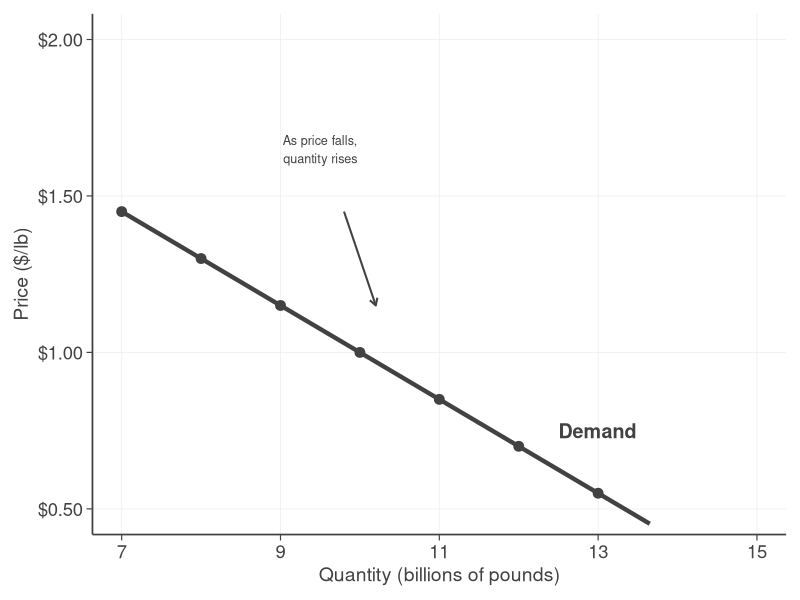
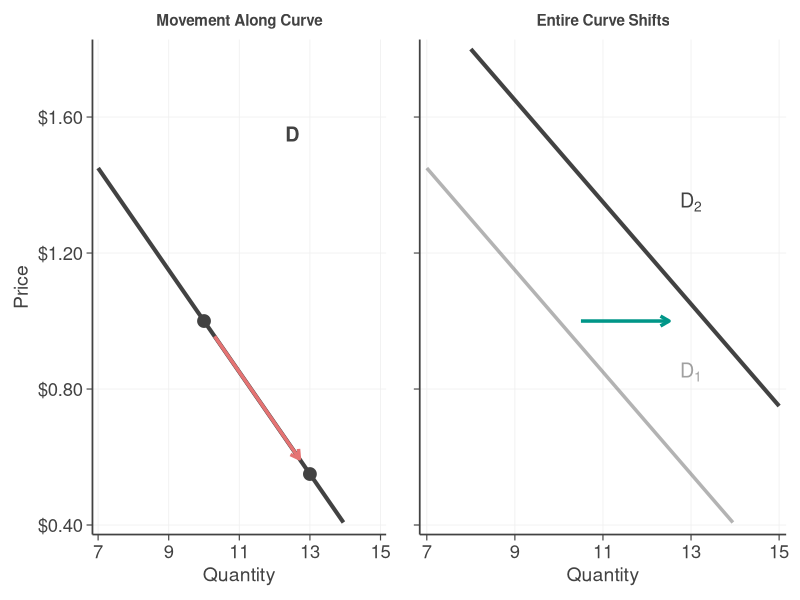
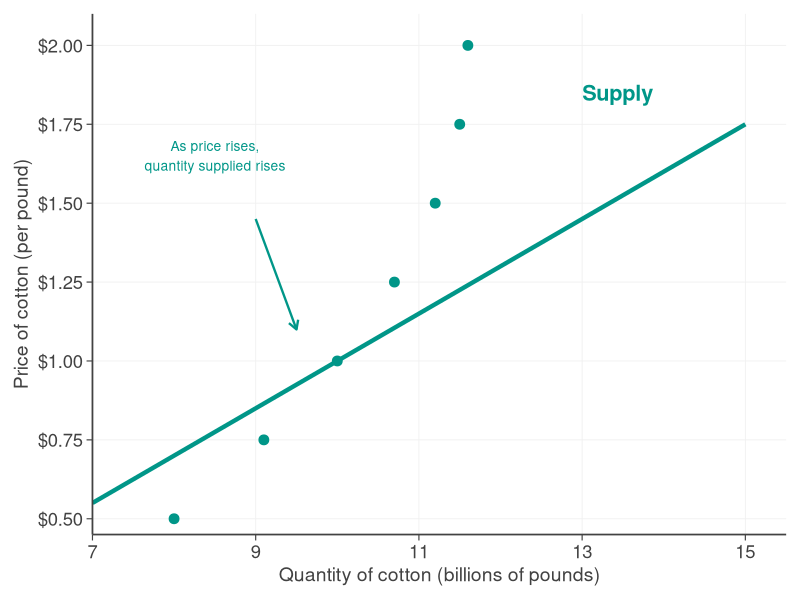
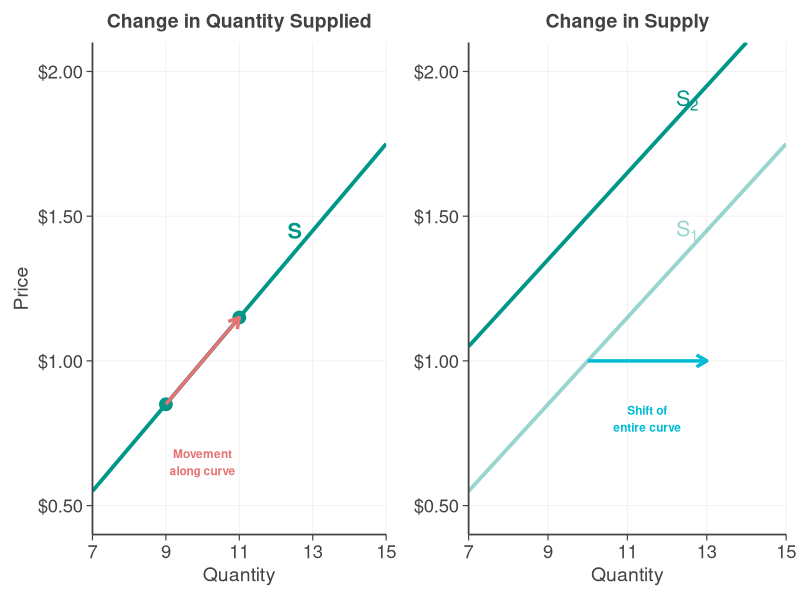
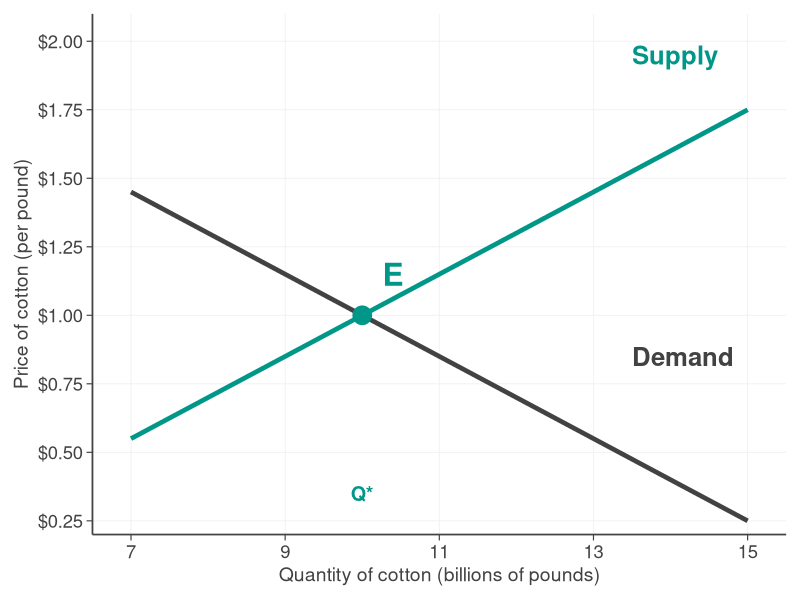
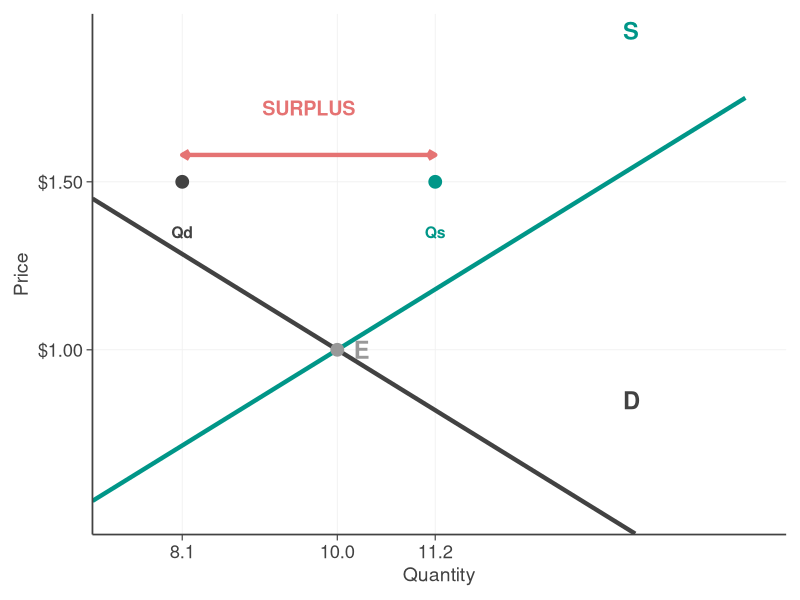
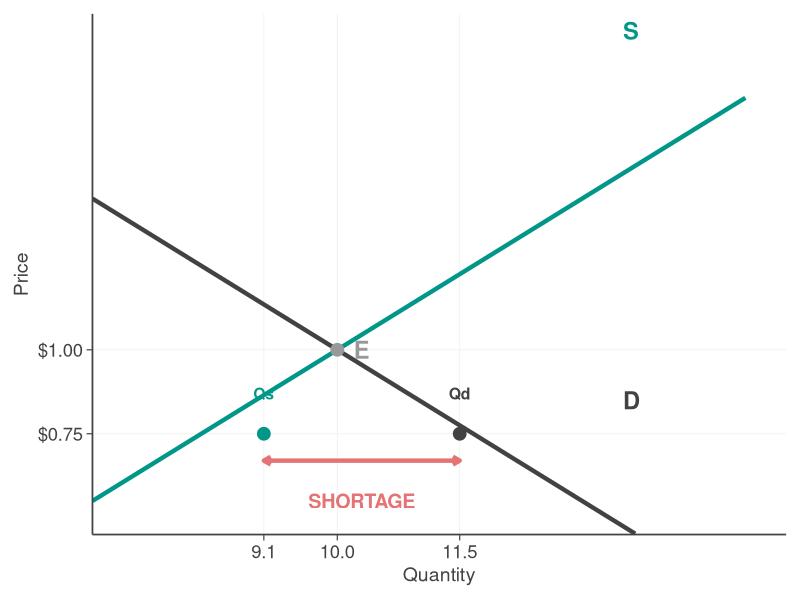
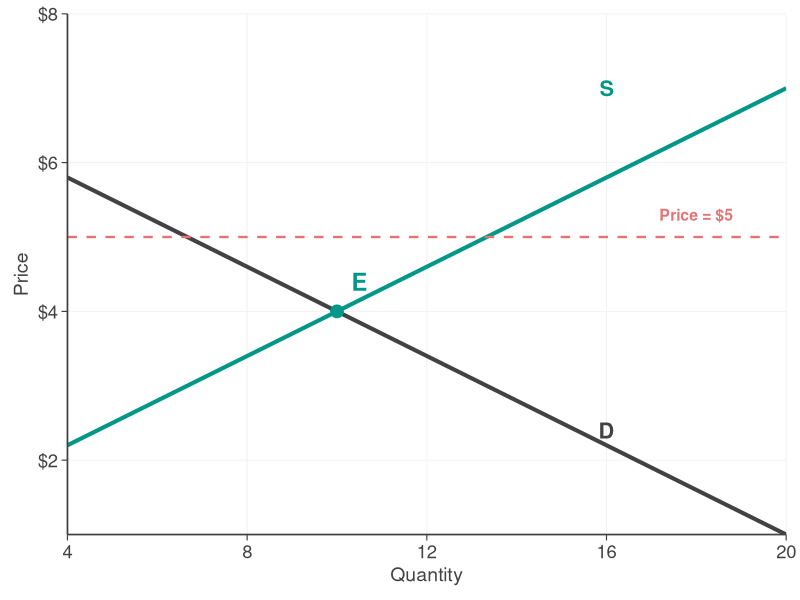

The R source for these figures, in order:
## ---- chunk 1
#| include: false

# Load packages
library(ggplot2)
library(dplyr)
library(tidyr)
library(scales)
library(grid)
library(gridExtra)

# Set global theme for all graphs
theme_modern_econ <- function(base_size = 14) {
  theme_minimal(base_size = base_size) +
    theme(
      plot.title = element_text(hjust = 0.5, face = "bold", size = rel(1.1), color = "#424242"),
      plot.subtitle = element_text(hjust = 0.5, size = rel(0.9), color = "#5A5A5A"),
      plot.background = element_rect(fill = "white", color = NA),
      panel.background = element_rect(fill = "white", color = NA),
      panel.grid.minor = element_blank(),
      panel.grid.major = element_line(color = "#F0F0F0", linewidth = 0.3),
      axis.line = element_line(color = "#424242", linewidth = 0.6),
      axis.text = element_text(size = rel(0.95), color = "#424242"),
      axis.title = element_text(size = rel(1), face = "plain", color = "#424242"),
      axis.ticks = element_line(color = "#424242", linewidth = 0.4),
      axis.ticks.length = unit(0.15, "cm"),
      legend.position = "none",
      plot.margin = margin(10, 10, 10, 10)
    )
}

# Color palette
col_demand <- "#424242"  # Dark gray
col_supply <- "#009688"  # Teal
col_equilibrium <- "#009688"
col_shift <- "#00BCD4"  # Light teal

# Helper function to create supply curves
create_supply <- function(intercept = -0.5, slope = 0.15, Q_range = c(7, 15)) {
  data.frame(Q = seq(Q_range[1], Q_range[2], by = 0.05)) %>%
    mutate(P = intercept + slope * Q)
}

# Helper function to create demand curves
create_demand <- function(intercept = 2.5, slope = -0.15, Q_range = c(7, 15)) {
  data.frame(Q = seq(Q_range[1], Q_range[2], by = 0.05)) %>%
    mutate(P = intercept + slope * Q)
}

# Standard supply and demand curves
demand_std <- create_demand()
supply_std <- create_supply()

# Equilibrium
eq_Q <- 10
eq_P <- 1.0
## ---- chunk 2
#| fig-width: 7
#| fig-height: 4
#| fig-align: center

# Points ON the demand curve (matching demand_std equation: P = 2.5 - 0.15*Q)
demand_schedule <- data.frame(
  Quantity = c(7, 8, 9, 10, 11, 12, 13),
  Price = c(2.5 - 0.15*7, 2.5 - 0.15*8, 2.5 - 0.15*9, 2.5 - 0.15*10,
            2.5 - 0.15*11, 2.5 - 0.15*12, 2.5 - 0.15*13)
)

ggplot() +
  geom_line(data = demand_std, aes(x = Q, y = P),
            color = col_demand, linewidth = 1.5) +
  geom_point(data = demand_schedule, aes(x = Quantity, y = Price),
             color = col_demand, size = 3) +
  annotate("text", x = 12.5, y = 0.75, label = "Demand",
           color = col_demand, size = 5, hjust = 0, fontface = "bold") +
  annotate("text", x = 9.5, y = 1.65,
           label = "As price falls,\nquantity rises",
           color = col_demand, size = 3.2, hjust = 0.5) +
  annotate("segment", x = 9.8, y = 1.45, xend = 10.2, yend = 1.15,
           arrow = arrow(length = unit(0.2, "cm")), color = col_demand, linewidth = 0.7) +
  scale_x_continuous(name = "Quantity (billions of pounds)",
                     breaks = seq(7, 15, by = 2),
                     limits = c(6.8, 15.2),
                     expand = expansion(mult = 0.02)) +
  scale_y_continuous(name = "Price ($/lb)",
                     breaks = seq(0.5, 2.0, by = 0.5),
                     limits = c(0.45, 2.05),
                     labels = dollar,
                     expand = expansion(mult = 0.02)) +
  theme_modern_econ()
## ---- chunk 3
#| fig-width: 11
#| fig-height: 4.2
#| fig-align: center

# Create shifted demand
demand_shift <- create_demand(intercept = 3.0)

# Movement plot - arrow follows actual demand curve slope
p1 <- ggplot() +
  geom_line(data = demand_std, aes(x = Q, y = P),
            color = col_demand, linewidth = 1.4) +
  geom_point(aes(x = 10, y = 1.0), size = 4, color = col_demand) +
  geom_point(aes(x = 13, y = 0.55), size = 4, color = col_demand) +
  # Arrow follows demand curve slope: P = 2.5 - 0.15*Q
  geom_segment(aes(x = 10.3, y = 0.955, xend = 12.7, yend = 0.595),
               arrow = arrow(length = unit(0.25, "cm")),
               color = "#E57373", linewidth = 1.2) +
  annotate("text", x = 12.5, y = 1.55, label = "D",
           color = col_demand, size = 5, fontface = "bold") +
  scale_x_continuous(name = "Quantity",
                     limits = c(7, 15), expand = expansion(mult = 0.02)) +
  scale_y_continuous(name = "Price",
                     limits = c(0.4, 1.8), labels = dollar, expand = expansion(mult = 0.02)) +
  ggtitle("Movement Along Curve") +
  theme_modern_econ() +
  theme(plot.title = element_text(size = 11))

# Shift plot - arrow stays within curves
p2 <- ggplot() +
  geom_line(data = demand_std, aes(x = Q, y = P),
            color = col_demand, linewidth = 1.2, alpha = 0.4) +
  geom_line(data = demand_shift, aes(x = Q, y = P),
            color = col_demand, linewidth = 1.4) +
  # Shorter arrow that doesn't overshoot
  geom_segment(aes(x = 10.5, y = 1.0, xend = 12.5, yend = 1.0),
               arrow = arrow(length = unit(0.25, "cm")),
               color = col_supply, linewidth = 1.2) +
  # Lower D1 and D2 labels
  annotate("text", x = 13, y = 0.85, label = expression(D[1]),
           color = col_demand, size = 5, fontface = "bold", alpha = 0.5) +
  annotate("text", x = 13, y = 1.35, label = expression(D[2]),
           color = col_demand, size = 5, fontface = "bold") +
  scale_x_continuous(name = "Quantity",
                     limits = c(7, 15), expand = expansion(mult = 0.02)) +
  scale_y_continuous(name = "",
                     limits = c(0.4, 1.8), labels = dollar, expand = expansion(mult = 0.02)) +
  ggtitle("Entire Curve Shifts") +
  theme_modern_econ() +
  theme(plot.title = element_text(size = 11),
        axis.title.y = element_blank(),
        axis.text.y = element_blank())

grid.arrange(p1, p2, ncol = 2)
## ---- chunk 4
#| fig-width: 7
#| fig-height: 4
#| fig-align: center

# Create supply schedule
supply_schedule <- data.frame(
  Price = c(2.00, 1.75, 1.50, 1.25, 1.00, 0.75, 0.50),
  Quantity = c(11.6, 11.5, 11.2, 10.7, 10.0, 9.1, 8.0)
)

ggplot() +
  geom_line(data = supply_std, aes(x = Q, y = P),
            color = col_supply, linewidth = 1.5) +
  geom_point(data = supply_schedule, aes(x = Quantity, y = Price),
             color = col_supply, size = 3) +
  annotate("text", x = 13, y = 1.85, label = "Supply",
           color = col_supply, size = 5.5, hjust = 0, fontface = "bold") +
  annotate("text", x = 8.5, y = 1.65,
           label = "As price rises,\nquantity supplied rises",
           color = col_supply, size = 3.5, hjust = 0.5) +
  annotate("segment", x = 9, y = 1.45, xend = 9.5, yend = 1.1,
           arrow = arrow(length = unit(0.25, "cm")), color = col_supply, linewidth = 0.8) +
  scale_x_continuous(name = "Quantity of cotton (billions of pounds)",
                     breaks = seq(7, 15, by = 2),
                     limits = c(7, 15.5),
                     expand = c(0, 0)) +
  scale_y_continuous(name = "Price of cotton (per pound)",
                     breaks = seq(0.5, 2.0, by = 0.25),
                     limits = c(0.45, 2.1),
                     labels = dollar,
                     expand = c(0, 0)) +
  theme_modern_econ()
## ---- chunk 5
#| fig-width: 10
#| fig-height: 4
#| fig-align: center

# Shifted supply
supply_shift <- create_supply(intercept = 0.0)

# Movement
p3 <- ggplot() +
  geom_line(data = supply_std, aes(x = Q, y = P),
            color = col_supply, linewidth = 1.3) +
  geom_point(aes(x = 9, y = 0.85), size = 4, color = col_supply) +
  geom_point(aes(x = 11, y = 1.15), size = 4, color = col_supply) +
  geom_segment(aes(x = 9, y = 0.85, xend = 11, yend = 1.15),
               arrow = arrow(length = unit(0.3, "cm")),
               color = "#E57373", linewidth = 1.2) +
  annotate("text", x = 12.5, y = 1.45, label = "S",
           color = col_supply, size = 5.5, fontface = "bold") +
  annotate("text", x = 10, y = 0.65,
           label = "Movement\nalong curve",
           color = "#E57373", size = 3, hjust = 0.5, fontface = "bold") +
  scale_x_continuous(name = "Quantity",
                     limits = c(7, 15), expand = c(0, 0)) +
  scale_y_continuous(name = "Price",
                     limits = c(0.4, 2.1), labels = dollar, expand = c(0, 0)) +
  ggtitle("Change in Quantity Supplied") +
  theme_modern_econ() +
  theme(plot.title = element_text(size = rel(1)))

# Shift
p4 <- ggplot() +
  geom_line(data = supply_std, aes(x = Q, y = P),
            color = col_supply, linewidth = 1.3, alpha = 0.4) +
  geom_line(data = supply_shift, aes(x = Q, y = P),
            color = col_supply, linewidth = 1.3) +
  geom_segment(aes(x = 10, y = 1.0, xend = 13, yend = 1.0),
               arrow = arrow(length = unit(0.3, "cm")),
               color = col_shift, linewidth = 1.2) +
  annotate("text", x = 12.5, y = 1.45, label = expression(S[1]),
           color = col_supply, size = 5.5, fontface = "bold", alpha = 0.4) +
  annotate("text", x = 12.5, y = 1.9, label = expression(S[2]),
           color = col_supply, size = 5.5, fontface = "bold") +
  annotate("text", x = 11.5, y = 0.8,
           label = "Shift of\nentire curve",
           color = col_shift, size = 3, hjust = 0.5, fontface = "bold") +
  scale_x_continuous(name = "Quantity",
                     limits = c(7, 15), expand = c(0, 0)) +
  scale_y_continuous(name = "",
                     limits = c(0.4, 2.1), labels = dollar, expand = c(0, 0)) +
  ggtitle("Change in Supply") +
  theme_modern_econ() +
  theme(plot.title = element_text(size = rel(1)),
        axis.title.y = element_blank())

grid.arrange(p3, p4, ncol = 2)
## ---- chunk 6
#| fig-width: 7
#| fig-height: 4
#| fig-align: center

ggplot() +
  # Supply and demand curves
  geom_line(data = supply_std, aes(x = Q, y = P),
            color = col_supply, linewidth = 1.6) +
  geom_line(data = demand_std, aes(x = Q, y = P),
            color = col_demand, linewidth = 1.6) +
  # Equilibrium point
  geom_point(aes(x = eq_Q, y = eq_P), size = 6, color = col_equilibrium) +
  # Dashed lines to axes
  geom_segment(aes(x = eq_Q, y = 0, xend = eq_Q, yend = eq_P),
               linetype = "dashed", color = "gray50", linewidth = 0.7) +
  geom_segment(aes(x = 0, y = eq_P, xend = eq_Q, yend = eq_P),
               linetype = "dashed", color = "gray50", linewidth = 0.7) +
  # Labels
  annotate("text", x = 13.5, y = 0.85, label = "Demand",
           color = col_demand, size = 6.5, hjust = 0, fontface = "bold") +
  annotate("text", x = 13.5, y = 1.95, label = "Supply",
           color = col_supply, size = 6.5, hjust = 0, fontface = "bold") +
  annotate("text", x = eq_Q + 0.4, y = eq_P + 0.15, label = "E",
           size = 8, fontface = "bold", color = col_equilibrium) +
  annotate("text", x = 6, y = eq_P + 0.05, label = "P*",
           size = 5, fontface = "bold", color = col_equilibrium) +
  annotate("text", x = eq_Q, y = 0.35, label = "Q*",
           size = 5, fontface = "bold", color = col_equilibrium) +
  # Scales
  scale_x_continuous(name = "Quantity of cotton (billions of pounds)",
                     breaks = seq(7, 15, by = 2),
                     limits = c(6.5, 15.5),
                     expand = c(0, 0)) +
  scale_y_continuous(name = "Price of cotton (per pound)",
                     breaks = seq(0.25, 2.0, by = 0.25),
                     limits = c(0.2, 2.1),
                     labels = dollar,
                     expand = c(0, 0)) +
  theme_modern_econ()
## ---- chunk 7
#| fig-width: 7
#| fig-height: 4
#| fig-align: center

high_price <- 1.50
Qd_high <- 8.1
Qs_high <- 11.2

ggplot() +
  geom_line(data = supply_std, aes(x = Q, y = P),
            color = col_supply, linewidth = 1.5) +
  geom_line(data = demand_std, aes(x = Q, y = P),
            color = col_demand, linewidth = 1.5) +
  # Equilibrium
  geom_point(aes(x = eq_Q, y = eq_P), size = 4, color = "gray60") +
  # Points at high price
  geom_point(aes(x = Qd_high, y = high_price), size = 4, color = col_demand) +
  geom_point(aes(x = Qs_high, y = high_price), size = 4, color = col_supply) +
  # Surplus bracket
  geom_segment(aes(x = Qd_high, y = high_price + 0.08,
                   xend = Qs_high, yend = high_price + 0.08),
               color = "#E57373", linewidth = 1.5,
               arrow = arrow(ends = "both", length = unit(0.2, "cm"))) +
  annotate("text", x = (Qd_high + Qs_high)/2, y = high_price + 0.22,
           label = "SURPLUS",
           color = "#E57373", size = 5, fontface = "bold") +
  # Horizontal line at high price
  geom_segment(aes(x = 0, y = high_price, xend = Qs_high, yend = high_price),
               linetype = "dashed", color = "gray50", linewidth = 0.6) +
  # Labels
  annotate("text", x = Qd_high, y = high_price - 0.15,
           label = "Qd", color = col_demand, size = 4, fontface = "bold") +
  annotate("text", x = Qs_high, y = high_price - 0.15,
           label = "Qs", color = col_supply, size = 4, fontface = "bold") +
  annotate("text", x = 13.5, y = 0.85, label = "D",
           color = col_demand, size = 6, hjust = 0, fontface = "bold") +
  annotate("text", x = 13.5, y = 1.95, label = "S",
           color = col_supply, size = 6, hjust = 0, fontface = "bold") +
  annotate("text", x = eq_Q + 0.3, y = eq_P, label = "E",
           size = 6, fontface = "bold", color = "gray60") +
  scale_x_continuous(name = "Quantity",
                     breaks = c(Qd_high, eq_Q, Qs_high),
                     labels = c("8.1", "10.0", "11.2"),
                     limits = c(7, 15.5),
                     expand = c(0, 0)) +
  scale_y_continuous(name = "Price",
                     breaks = c(eq_P, high_price),
                     labels = c("$1.00", "$1.50"),
                     limits = c(0.45, 2.0),
                     expand = c(0, 0)) +
  theme_modern_econ()
## ---- chunk 8
#| fig-width: 7
#| fig-height: 4
#| fig-align: center

low_price <- 0.75
Qd_low <- 11.5
Qs_low <- 9.1

ggplot() +
  geom_line(data = supply_std, aes(x = Q, y = P),
            color = col_supply, linewidth = 1.5) +
  geom_line(data = demand_std, aes(x = Q, y = P),
            color = col_demand, linewidth = 1.5) +
  # Equilibrium
  geom_point(aes(x = eq_Q, y = eq_P), size = 4, color = "gray60") +
  # Points at low price
  geom_point(aes(x = Qs_low, y = low_price), size = 4, color = col_supply) +
  geom_point(aes(x = Qd_low, y = low_price), size = 4, color = col_demand) +
  # Shortage bracket
  geom_segment(aes(x = Qs_low, y = low_price - 0.08,
                   xend = Qd_low, yend = low_price - 0.08),
               color = "#E57373", linewidth = 1.5,
               arrow = arrow(ends = "both", length = unit(0.2, "cm"))) +
  annotate("text", x = (Qs_low + Qd_low)/2, y = low_price - 0.20,
           label = "SHORTAGE",
           color = "#E57373", size = 5, fontface = "bold") +
  # Horizontal line at low price
  geom_segment(aes(x = 0, y = low_price, xend = Qd_low, yend = low_price),
               linetype = "dashed", color = "gray50", linewidth = 0.6) +
  # Labels
  annotate("text", x = Qs_low, y = low_price + 0.12,
           label = "Qs", color = col_supply, size = 4, fontface = "bold") +
  annotate("text", x = Qd_low, y = low_price + 0.12,
           label = "Qd", color = col_demand, size = 4, fontface = "bold") +
  annotate("text", x = 13.5, y = 0.85, label = "D",
           color = col_demand, size = 6, hjust = 0, fontface = "bold") +
  annotate("text", x = 13.5, y = 1.95, label = "S",
           color = col_supply, size = 6, hjust = 0, fontface = "bold") +
  annotate("text", x = eq_Q + 0.3, y = eq_P, label = "E",
           size = 6, fontface = "bold", color = "gray60") +
  scale_x_continuous(name = "Quantity",
                     breaks = c(Qs_low, eq_Q, Qd_low),
                     labels = c("9.1", "10.0", "11.5"),
                     limits = c(7, 15.5),
                     expand = c(0, 0)) +
  scale_y_continuous(name = "Price",
                     breaks = c(low_price, eq_P),
                     labels = c("$0.75", "$1.00"),
                     limits = c(0.45, 2.0),
                     expand = c(0, 0)) +
  theme_modern_econ()
## ---- chunk 9
#| fig-width: 7
#| fig-height: 4
#| fig-align: center

# Generic supply and demand
gen_supply <- create_supply(intercept = 1, slope = 0.3, Q_range = c(4, 20))
gen_demand <- create_demand(intercept = 7, slope = -0.3, Q_range = c(4, 20))

ggplot() +
  geom_line(data = gen_supply, aes(x = Q, y = P),
            color = col_supply, linewidth = 1.4) +
  geom_line(data = gen_demand, aes(x = Q, y = P),
            color = col_demand, linewidth = 1.4) +
  geom_point(aes(x = 10, y = 4), size = 4, color = col_equilibrium) +
  annotate("text", x = 16, y = 2.4, label = "D",
           color = col_demand, size = 5.5, fontface = "bold") +
  annotate("text", x = 16, y = 7.0, label = "S",
           color = col_supply, size = 5.5, fontface = "bold") +
  annotate("text", x = 10.5, y = 4.4, label = "E",
           size = 6, fontface = "bold", color = col_equilibrium) +
  geom_hline(yintercept = 5, linetype = "dashed", color = "#E57373", linewidth = 0.8) +
  annotate("text", x = 18, y = 5.3, label = "Price = $5",
           color = "#E57373", size = 4, fontface = "bold") +
  scale_x_continuous(name = "Quantity",
                     limits = c(4, 20), expand = c(0, 0)) +
  scale_y_continuous(name = "Price",
                     limits = c(1, 8), labels = dollar, expand = c(0, 0)) +
  theme_modern_econ()
## ---- chunk 10
#| fig-width: 7
#| fig-height: 4
#| fig-align: center

demand_inc <- create_demand(intercept = 3.0)
eq_Q2 <- 12.5
eq_P2 <- 1.375

ggplot() +
  geom_line(data = supply_std, aes(x = Q, y = P),
            color = col_supply, linewidth = 1.5) +
  geom_line(data = demand_std, aes(x = Q, y = P),
            color = col_demand, linewidth = 1.3, alpha = 0.5, linetype = "dashed") +
  geom_line(data = demand_inc, aes(x = Q, y = P),
            color = col_demand, linewidth = 1.5) +
  geom_point(aes(x = eq_Q, y = eq_P), size = 5, color = "gray60") +
  geom_point(aes(x = eq_Q2, y = eq_P2), size = 5, color = col_equilibrium) +
  geom_segment(aes(x = 10, y = 1.0, xend = 12, yend = 1.0),
               arrow = arrow(length = unit(0.3, "cm")),
               color = col_shift, linewidth = 1.3) +
  annotate("text", x = 13, y = 0.85, label = expression(D[1]),
           color = col_demand, size = 5, alpha = 0.5) +
  annotate("text", x = 13, y = 1.4, label = expression(D[2]),
           color = col_demand, size = 5, fontface = "bold") +
  annotate("text", x = 13, y = 1.85, label = "S",
           color = col_supply, size = 5, fontface = "bold") +
  scale_x_continuous(name = "Quantity", limits = c(7, 15), expand = c(0, 0)) +
  scale_y_continuous(name = "Price", limits = c(0.45, 2.0), labels = dollar, expand = c(0, 0)) +
  theme_modern_econ()
## ---- chunk 11
#| fig-width: 7
#| fig-height: 4
#| fig-align: center

supply_dec <- create_supply(intercept = -0.1, slope = 0.15)
eq_Q3 <- 8.67
eq_P3 <- 1.20

ggplot() +
  geom_line(data = supply_std, aes(x = Q, y = P),
            color = col_supply, linewidth = 1.3, alpha = 0.5, linetype = "dashed") +
  geom_line(data = supply_dec, aes(x = Q, y = P),
            color = col_supply, linewidth = 1.5) +
  geom_line(data = demand_std, aes(x = Q, y = P),
            color = col_demand, linewidth = 1.5) +
  geom_point(aes(x = eq_Q, y = eq_P), size = 5, color = "gray60") +
  geom_point(aes(x = eq_Q3, y = eq_P3), size = 5, color = col_equilibrium) +
  geom_segment(aes(x = 10, y = 1.0, xend = 8.5, yend = 1.0),
               arrow = arrow(length = unit(0.3, "cm")),
               color = "#E57373", linewidth = 1.3) +
  annotate("text", x = 13, y = 1.45, label = expression(S[1]),
           color = col_supply, size = 5, alpha = 0.5) +
  annotate("text", x = 13, y = 1.85, label = expression(S[2]),
           color = col_supply, size = 5, fontface = "bold") +
  annotate("text", x = 13, y = 0.85, label = "D",
           color = col_demand, size = 5, fontface = "bold") +
  scale_x_continuous(name = "Quantity", limits = c(7, 15), expand = c(0, 0)) +
  scale_y_continuous(name = "Price", limits = c(0.45, 2.0), labels = dollar, expand = c(0, 0)) +
  theme_modern_econ()
## ---- chunk 12
#| fig-width: 7
#| fig-height: 4
#| fig-align: center

# Vanilla price data (simplified)
vanilla_data <- data.frame(
  Year = c(2010, 2012, 2014, 2015, 2016, 2017),
  Price = c(20, 25, 30, 50, 200, 500)
)

ggplot(vanilla_data, aes(x = Year, y = Price)) +
  geom_line(color = col_supply, linewidth = 1.3) +
  geom_point(color = col_supply, size = 3) +
  scale_y_continuous(name = "Price ($/kg)",
                     limits = c(0, 600),
                     labels = dollar,
                     expand = c(0, 0)) +
  scale_x_continuous(name = "",
                     breaks = c(2010, 2012, 2014, 2016, 2017)) +
  ggtitle("Vanilla Bean Prices") +
  theme_modern_econ()
## ---- chunk 13
#| fig-width: 7
#| fig-height: 4
#| fig-align: center

# Stylized vanilla market
vanilla_D1 <- create_demand(intercept = 80, slope = -4, Q_range = c(5, 20))
vanilla_D2 <- create_demand(intercept = 120, slope = -4, Q_range = c(5, 25))
vanilla_S1 <- create_supply(intercept = 10, slope = 3, Q_range = c(5, 20))
vanilla_S2 <- create_supply(intercept = 20, slope = 3, Q_range = c(5, 20))

# Original eq: S1 and D1 intersect around Q=10, P=40
# New eq: S2 and D2 intersect around Q=13, P=70

ggplot() +
  # Original curves (faded)
  geom_line(data = vanilla_S1, aes(x = Q, y = P),
            color = col_supply, linewidth = 1.2, alpha = 0.4, linetype = "dashed") +
  geom_line(data = vanilla_D1, aes(x = Q, y = P),
            color = col_demand, linewidth = 1.2, alpha = 0.4, linetype = "dashed") +
  # New curves
  geom_line(data = vanilla_S2, aes(x = Q, y = P),
            color = col_supply, linewidth = 1.5) +
  geom_line(data = vanilla_D2, aes(x = Q, y = P),
            color = col_demand, linewidth = 1.5) +
  # Original equilibrium
  geom_point(aes(x = 10, y = 40), size = 4, color = "gray60") +
  # New equilibrium
  geom_point(aes(x = 13.33, y = 70), size = 5, color = col_equilibrium) +
  # Arrows
  geom_segment(aes(x = 10, y = 40, xend = 8, yend = 40),
               arrow = arrow(length = unit(0.25, "cm")),
               color = "#E57373", linewidth = 1) +
  geom_segment(aes(x = 10, y = 40, xend = 16, yend = 40),
               arrow = arrow(length = unit(0.25, "cm")),
               color = col_shift, linewidth = 1) +
  annotate("text", x = 6.5, y = 37,
           label = "Supply ↓\n(cyclone)", color = "#E57373", size = 3.5, fontface = "bold") +
  annotate("text", x = 17.5, y = 37,
           label = "Demand ↑\n(all-natural trend)", color = col_shift, size = 3.5, fontface = "bold") +
  # Labels
  annotate("text", x = 18.5, y = 20, label = expression(D[1]),
           color = col_demand, size = 5, alpha = 0.4) +
  annotate("text", x = 22, y = 40, label = expression(D[2]),
           color = col_demand, size = 5, fontface = "bold") +
  annotate("text", x = 18.5, y = 65, label = expression(S[1]),
           color = col_supply, size = 5, alpha = 0.4) +
  annotate("text", x = 18.5, y = 75, label = expression(S[2]),
           color = col_supply, size = 5, fontface = "bold") +
  annotate("text", x = 9.5, y = 35, label = "2010",
           size = 4, color = "gray60") +
  annotate("text", x = 14, y = 74, label = "2017",
           size = 4.5, fontface = "bold", color = col_equilibrium) +
  scale_x_continuous(name = "Quantity",
                     limits = c(5, 25), expand = c(0, 0)) +
  scale_y_continuous(name = "Price ($/kg)",
                     limits = c(0, 140), labels = dollar, expand = c(0, 0)) +
  ggtitle("The Vanilla Crisis: Simultaneous Shifts") +
  theme_modern_econ()
